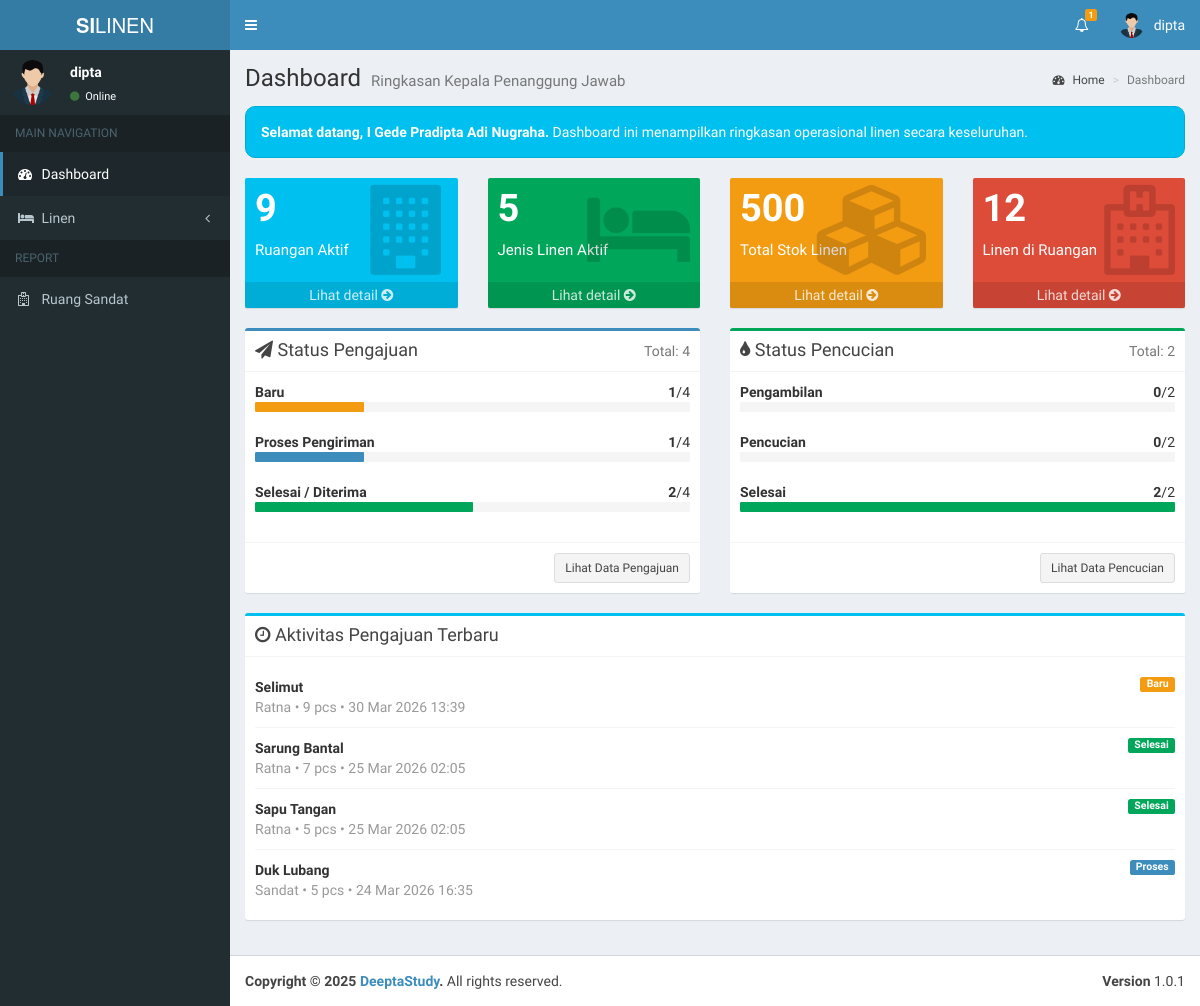
The app's page /kepala_penanggung_jawab/index.php (signed in) with its own data.
### tables this page shows
CREATE TABLE `users` (
  `id` int(11) NOT NULL,
  `nama` varchar(100) NOT NULL,
  `username` varchar(100) NOT NULL,
  `email` varchar(100) NOT NULL,
  `password` varchar(100) NOT NULL,
  `hak_akses` varchar(25) NOT NULL,
  `status` int(11) NOT NULL,
  `status_ruangan` int(11) DEFAULT NULL
);

CREATE TABLE `ruangan` (
  `id` int(11) NOT NULL,
  `id_user` int(11) DEFAULT NULL,
  `nama_ruangan` varchar(199) NOT NULL,
  `telp_ruangan` varchar(15) NOT NULL,
  `status` int(11) NOT NULL
);

CREATE TABLE `pengajuan` (
  `id` int(11) NOT NULL,
  `id_linen` int(11) NOT NULL,
  `id_ruangan` int(11) NOT NULL,
  `jumlah` int(11) NOT NULL,
  `tanggal` datetime NOT NULL,
  `keterangan` text NOT NULL,
  `status` int(11) NOT NULL
);

CREATE TABLE `linen` (
  `id` int(11) NOT NULL,
  `kode_linen` varchar(15) NOT NULL,
  `nama_linen` varchar(199) NOT NULL,
  `gambar` varchar(199) NOT NULL,
  `jumlah_linen` int(11) NOT NULL,
  `sisa_linen` int(11) NOT NULL,
  `tanggal` datetime NOT NULL,
  `status` int(11) NOT NULL,
  `updated_at` datetime NOT NULL
);

### kepala_penanggung_jawab/index.php (the view, shortened to what the rows shown need)
<?php
    include '../koneksi.php';
    $username = $_SESSION['username'];
    $query = mysqli_query($koneksi, "SELECT * FROM users WHERE username = '$username'");
    $row = mysqli_fetch_assoc($query);
    $aktivitasQuery = mysqli_query(
        $koneksi,
        "SELECT p.tanggal, p.jumlah, p.status, l.nama_linen, r.nama_ruangan
         FROM pengajuan p
         LEFT JOIN linen l ON p.id_linen = l.id
         LEFT JOIN ruangan r ON p.id_ruangan = r.id
         ORDER BY p.tanggal DESC
         LIMIT 6"
    );
    $pageTitle = "Dashboard";
    $pageDesc = "Ringkasan Kepala Penanggung Jawab";
?>
<section class="content">
    <div class="alert alert-info" role="alert" style="border-radius: 10px;">
        <strong>Selamat datang, <?= htmlspecialchars($row['nama']) ?>.</strong>
        Dashboard ini menampilkan ringkasan operasional linen secara keseluruhan.
    </div>
    <div class="row">
        <div class="col-md-12">
            <div class="box box-info">
                <div class="box-body" style="max-height: 300px; overflow: auto;">
                    <?php if ($aktivitasQuery && mysqli_num_rows($aktivitasQuery) > 0): ?>
                        <ul class="products-list product-list-in-box">
                            <?php while ($aktivitas = mysqli_fetch_assoc($aktivitasQuery)): ?>
                                <?php
                                    $statusLabel = 'Unknown';
                                    $statusClass = 'label-default';
                                    if ((int) $aktivitas['status'] === 1) {
                                        $statusLabel = 'Baru';
                                        $statusClass = 'label-warning';
                                    } elseif ((int) $aktivitas['status'] === 2) {
                                        $statusLabel = 'Proses';
                                        $statusClass = 'label-primary';
                                    } elseif ((int) $aktivitas['status'] === 3) {
                                        $statusLabel = 'Selesai';
                                        $statusClass = 'label-success';
                                    }
                                ?>
                                <li class="item">
                                    <div class="product-info" style="margin-left: 0;">
                                        <span class="product-title">
                                            <?= htmlspecialchars($aktivitas['nama_linen']) ?>
                                            <span class="label <?= $statusClass ?> pull-right"><?= $statusLabel ?></span>
                                        </span>
                                        <span class="product-description">
                                            <?= htmlspecialchars($aktivitas['nama_ruangan']) ?> • <?= (int) $aktivitas['jumlah'] ?> pcs • <?= date('d M Y H:i', strtotime($aktivitas['tanggal'])) ?>
                                        </span>
                                    </div>
                                </li>
                            <?php endwhile; ?>
                        </ul>
                    <?php else: ?>
                        <p class="text-muted" style="margin: 0;">Belum ada aktivitas pengajuan.</p>
                    <?php endif; ?>
                </div>
            </div>
        </div>
    </div>
</section>
<?php
$content = ob_get_clean();
include __DIR__ . '/../layouts/header.php';
echo $content;
include __DIR__ . '/../layouts/footer.php';
?>

### layouts/header.php (shortened to what the rows shown need)
<?php
include '../koneksi.php';
$username = $_SESSION['username'];
$query = mysqli_query($koneksi, "SELECT * FROM users WHERE username = '$username'");
$row = mysqli_fetch_assoc($query);
?>
<!DOCTYPE html>
<html>
<head>
    <link rel="stylesheet" href="../assets/bootstrap/css/bootstrap.min.css">
    <link rel="stylesheet" href="https://maxcdn.bootstrapcdn.com/font-awesome/4.4.0/css/font-awesome.min.css">
    <link rel="stylesheet" href="https://code.ionicframework.com/ionicons/2.0.1/css/ionicons.min.css">
    <link rel="stylesheet" href="../assets/dist/css/AdminLTE.min.css">
    <link rel="stylesheet" href="../assets/dist/css/skins/_all-skins.min.css">
    <link rel="stylesheet" href="../assets/plugins/iCheck/flat/blue.css">
    <link rel="stylesheet" href="../assets/plugins/morris/morris.css">
    <link rel="stylesheet" href="../assets/plugins/jvectormap/jquery-jvectormap-1.2.2.css">
</head>
<body class="hold-transition skin-blue sidebar-mini">
    <div class="wrapper">
        <header class="main-header">
            <nav class="navbar navbar-static-top" role="navigation">
                <div class="navbar-custom-menu">
                    <ul class="nav navbar-nav">
                        <li class="dropdown user user-menu">
                            <a href="#" class="dropdown-toggle" data-toggle="dropdown">
                                <img src="../assets/images/avatar.png" class="user-image" alt="User Image">
                                <span class="hidden-xs"><?= $row['username']; ?></span>
                            </a>
                        </li>
                    </ul>
                </div>
            </nav>
        </header>
        <div class="content-wrapper">
            <section class="content-header">
                <h1>
                    <?php echo isset($pageTitle) ? $pageTitle : 'Dashboard'; ?>
                    <small><?php echo isset($pageDesc) ? $pageDesc : 'Control Panel'; ?></small>
                </h1>
            </section>
            <?php include __DIR__ . '/navigation.php'; ?>

### layouts/navigation.php (shortened to what the rows shown need)
<aside class="main-sidebar">
    <section class="sidebar">
        <div class="user-panel">
            <div class="pull-left info">
                <p><?= $row['username']; ?></p>
                <a href="#"><i class="fa fa-circle text-success"></i> Online</a>
            </div>
        </div>
        <?php
            if ($row['hak_akses'] == 'admin') {
        ?>
        <ul class="sidebar-menu">
            <li class="header">MAIN NAVIGATION</li>
            <li class="<?= $_SESSION['active_menu'] == 'dashboard' ? 'active' : '' ?>">
                <a href="../admin/">
                    <i class="fa fa-dashboard"></i> <span>Dashboard</span>
                </a>
            </li>
            <li class="treeview <?= $_SESSION['active_menu'] == 'pengguna' ? 'active' : '' ?>">
                <a href="#">
                    <i class="fa fa-users"></i> <span>Pengguna</span>
                    <i class="fa fa-angle-left pull-right"></i>
                </a>
                <ul class="treeview-menu">
                    <li><a href="../admin/tambah_pengguna.php"><i class="fa fa-plus"></i> Tambah Pengguna Baru</a></li>
                    <li><a href="../admin/data_pengguna.php"><i class="fa fa-arrow-circle-right"></i> Data Pengguna</a></li>
                </ul>
            </li>
            <li class="<?= $_SESSION['active_menu'] == 'ruangan' ? 'active' : '' ?>">
                <a href="../admin/data_ruangan.php">
                    <i class="fa fa-building"></i> <span>Ruangan</span>
                </a>
            </li>
            <li class="<?= $_SESSION['active_menu'] == 'linen' ? 'active' : '' ?>">
                <a href="../admin/data_linen.php">
                    <i class="fa fa-bed"></i> <span>Data Linen</span>
                </a>
            </li>
            <li class="<?= $_SESSION['active_menu'] == 'linen_ruangan' ? 'active' : '' ?>">
                <a href="../admin/linen_ruangan.php">
                    <i class="fa fa-bed"></i> <span>Linen Ruangan</span>
                </a>
            </li>
            <li class="treeview <?= $_SESSION['active_menu'] == 'distribusi' ? 'active' : '' ?>">
                <a href="#">
                    <i class="fa fa-tint"></i> <span>Distribusi</span>
                    <i class="fa fa-angle-left pull-right"></i>
                </a>
                <ul class="treeview-menu">
                    <li><a href="../admin/data_pengajuan.php"><i class="fa fa-paper-plane"></i> Pengajuan Linen</a></li>
                    <li><a href="../admin/data_pencucian.php"><i class="fa fa-tint"></i> Permohonan Pencucian</a></li>
                    <!-- <li><a href="../admin/linen_bersih.php"><i class="fa fa-check-circle"></i> Linen Bersih</a></li>
                    <li><a href="../admin/linen_kotor.php"><i class="fa fa-exclamation-circle"></i> Linen Kotor</a></li> -->
                </ul>
            </li>
            <li class="header">REPORT</li>
            <li class="treeview <?= $_SESSION['active_menu'] == 'laporan' ? 'active' : '' ?>">
                <a href="#">
                    <i class="fa fa-file-text-o"></i> <span>Laporan</span>
                    <i class="fa fa-angle-left pull-right"></i>
                </a>
                <ul class="treeview-menu">
                    <li><a href="../admin/data_laporan_pengajuan.php"><i class="fa fa-file-text-o"></i> Laporan Pengajuan Linen</a></li>
                    <li><a href="../admin/data_laporan_pencucian.php"><i class="fa fa-file-text-o"></i> Laporan Pencucian Linen</a></li>
                </ul>
            </li>
        </ul>
        <?php
            }else if($row['hak_akses'] == 'admin_ruangan'){
        ?>
        <ul class="sidebar-menu">
            <li>
                <a href="#">
                    <i class="fa fa-hospital-o"></i> <span>Ruang <?php
                        $queryRuangan = mysqli_query($koneksi, "SELECT nama_ruangan FROM ruangan WHERE id_user = '{$row['id']}' AND status = 1 LIMIT 1");
                        $ruangan = mysqli_fetch_assoc($queryRuangan);
                        echo $ruangan ? htmlspecialchars($ruangan['nama_ruangan']) : 'Belum diatur';
                    ?></span>
                </a>
            </li>
        </ul>
        <?php
            }else if($row['hak_akses'] == 'petugas_laundry'){
        ?>
        <ul class="sidebar-menu">
            <li class="header">MAIN NAVIGATION</li>
            <li class="<?= $_SESSION['active_menu'] == 'dashboard' ? 'active' : '' ?>">
                <a href="../petugas_laundry/">
                    <i class="fa fa-dashboard"></i> <span>Dashboard</span>
                </a>
            </li>
            <li class="<?= $_SESSION['active_menu'] == 'linen' ? 'active' : '' ?>">
                <a href="../petugas_laundry/data_linen.php">
                    <i class="fa fa-bed"></i> <span>Data Linen</span>
                </a>
            </li>
            <li class="<?= $_SESSION['active_menu'] == 'linen_ruangan' ? 'active' : '' ?>">
                <a href="../petugas_laundry/linen_ruangan.php">
                    <i class="fa fa-bed"></i> <span>Linen Ruangan</span>
                </a>
            </li>
            <li class="treeview <?= $_SESSION['active_menu'] == 'distribusi' ? 'active' : '' ?>">
                <a href="#">
                    <i class="fa fa-tint"></i> <span>Distribusi</span>
                    <i class="fa fa-angle-left pull-right"></i>
                </a>
                <ul class="treeview-menu">
                    <li><a href="../petugas_laundry/data_pengajuan.php"><i class="fa fa-paper-plane"></i> Pengajuan Linen</a></li>
                    <li><a href="../petugas_laundry/data_pencucian.php"><i class="fa fa-tint"></i> Permohonan Pencucian</a></li>
                    <!-- <li><a href="../petugas_laundry/linen_bersih.php"><i class="fa fa-check-circle"></i> Linen Bersih</a></li>
                    <li><a href="../petugas_laundry/linen_kotor.php"><i class="fa fa-exclamation-circle"></i> Linen Kotor</a></li> -->
                </ul>
            </li>
            <li class="treeview <?= $_SESSION['active_menu'] == 'laporan' ? 'active' : '' ?>">
                <a href="#">
                    <i class="fa fa-file-text-o"></i> <span>Laporan</span>
                    <i class="fa fa-angle-left pull-right"></i>
                </a>
                <ul class="treeview-menu">
                    <li><a href="../petugas_laundry/data_laporan_pengajuan.php"><i class="fa fa-file-text-o"></i> Laporan Pengajuan Linen</a></li>
                    <li><a href="../petugas_laundry/data_laporan_pencucian.php"><i class="fa fa-file-text-o"></i> Laporan Pencucian Linen</a></li>
                </ul>
            </li>
        </ul>
        <?php
            }else if($row['hak_akses'] == 'kepala_penanggung_jawab'){
        ?>
        <ul class="sidebar-menu">
            <li class="header">MAIN NAVIGATION</li>
            <li class="<?= $_SESSION['active_menu'] == 'dashboard' ? 'active' : '' ?>">
                <a href="../admin/">
                    <i class="fa fa-dashboard"></i> <span>Dashboard</span>
                </a>
            </li>
            <li class="<?= $_SESSION['active_menu'] == 'pengguna' ? 'active' : '' ?>">
                <a href="../kepala_penanggung_jawab/data_pengguna.php">
                    <i class="fa fa-users"></i> <span>Pengguna</span>
                </a>
            </li>
            <li class="<?= $_SESSION['active_menu'] == 'ruangan' ? 'active' : '' ?>">
                <a href="../kepala_penanggung_jawab/data_ruangan.php">
                    <i class="fa fa-building"></i> <span>Ruangan</span>
                </a>
            </li>
            <li class="<?= $_SESSION['active_menu'] == 'linen' ? 'active' : '' ?>">
                <a href="../kepala_penanggung_jawab/data_linen.php">
                    <i class="fa fa-bed"></i> <span>Data Linen</span>
                </a>
            </li>
            <li class="<?= $_SESSION['active_menu'] == 'linen_ruangan' ? 'active' : '' ?>">
                <a href="../kepala_penanggung_jawab/linen_ruangan.php">
                    <i class="fa fa-bed"></i> <span>Linen Ruangan</span>
                </a>
            </li>
            <li class="treeview <?= $_SESSION['active_menu'] == 'distribusi' ? 'active' : '' ?>">
                <a href="#">
                    <i class="fa fa-tint"></i> <span>Distribusi</span>
                    <i class="fa fa-angle-left pull-right"></i>
                </a>
                <ul class="treeview-menu">
                    <li><a href="../kepala_penanggung_jawab/data_pengajuan.php"><i class="fa fa-paper-plane"></i> Pengajuan Linen</a></li>
                    <li><a href="../kepala_penanggung_jawab/data_pencucian.php"><i class="fa fa-tint"></i> Permohonan Pencucian</a></li>
                </ul>
            </li>
            <li class="header">REPORT</li>
            <li class="treeview <?= $_SESSION['active_menu'] == 'laporan' ? 'active' : '' ?>">
                <a href="#">
                    <i class="fa fa-file-text-o"></i> <span>Laporan</span>
                    <i class="fa fa-angle-left pull-right"></i>
                </a>
                <ul class="treeview-menu">
                    <li><a href="../kepala_penanggung_jawab/data_laporan_pengajuan.php"><i class="fa fa-file-text-o"></i> Laporan Pengajuan Linen</a></li>
                    <li><a href="../kepala_penanggung_jawab/data_laporan_pencucian.php"><i class="fa fa-file-text-o"></i> Laporan Pencucian Linen</a></li>
                </ul>
            </li>
        </ul>
        <?php
            }
        ?>
    </section>
</aside>

### records on screen
users: username "dipta", nama "I Gede Pradipta Adi Nugraha"
ruangan: nama_ruangan "Sandat"
pengajuan: id_linen.nama_linen "Selimut", status "Baru", id_ruangan.nama_ruangan "Ratna", jumlah "9", tanggal "30 Mar 2026 13:39"
pengajuan: id_linen.nama_linen "Sarung Bantal", status "Selesai", id_ruangan.nama_ruangan "Ratna", jumlah "7", tanggal "25 Mar 2026 02:05"
pengajuan: id_linen.nama_linen "Sapu Tangan", status "Selesai", id_ruangan.nama_ruangan "Ratna", jumlah "5", tanggal "25 Mar 2026 02:05"
pengajuan: id_linen.nama_linen "Duk Lubang", status "Proses", id_ruangan.nama_ruangan "Sandat", jumlah "5", tanggal "24 Mar 2026 16:35"

### other values on screen
$total "1"
$pageTitle "Dashboard"
$pageDesc "Ringkasan Kepala Penanggung Jawab"
$totalRuangan "9"
$totalJenisLinen "5"
$totalStokLinen "500"
$totalLinenRuangan "12"
$totalPengajuan "4"
$pengajuanBaru "1"
$pengajuanProses "1"
$pengajuanSelesai "2"
$totalCuci "2"
$cuciPengambilan "0"
$cuciProses "0"
$cuciSelesai "2"
